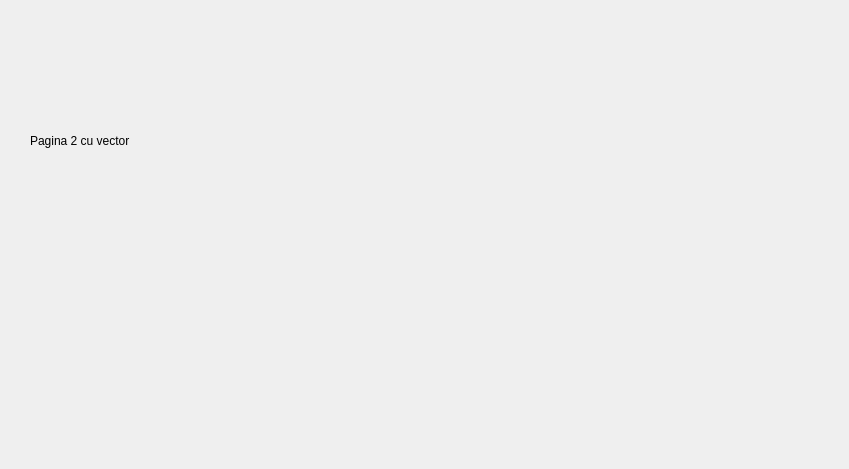
<?xml version="1.0" encoding="UTF-8"?>
<ui version="4.0">
 <class>AfisareNr</class>
 <widget class="QDialog" name="AfisareNr">
  <property name="geometry">
   <rect>
    <x>0</x>
    <y>0</y>
    <width>849</width>
    <height>469</height>
   </rect>
  </property>
  <property name="windowTitle">
   <string>Dialog</string>
  </property>
  <widget class="QLabel" name="label_2">
   <property name="geometry">
    <rect>
     <x>30</x>
     <y>40</y>
     <width>301</width>
     <height>201</height>
    </rect>
   </property>
   <property name="text">
    <string>Pagina 2 cu vector</string>
   </property>
  </widget>
 </widget>
 <resources/>
 <connections/>
</ui>
